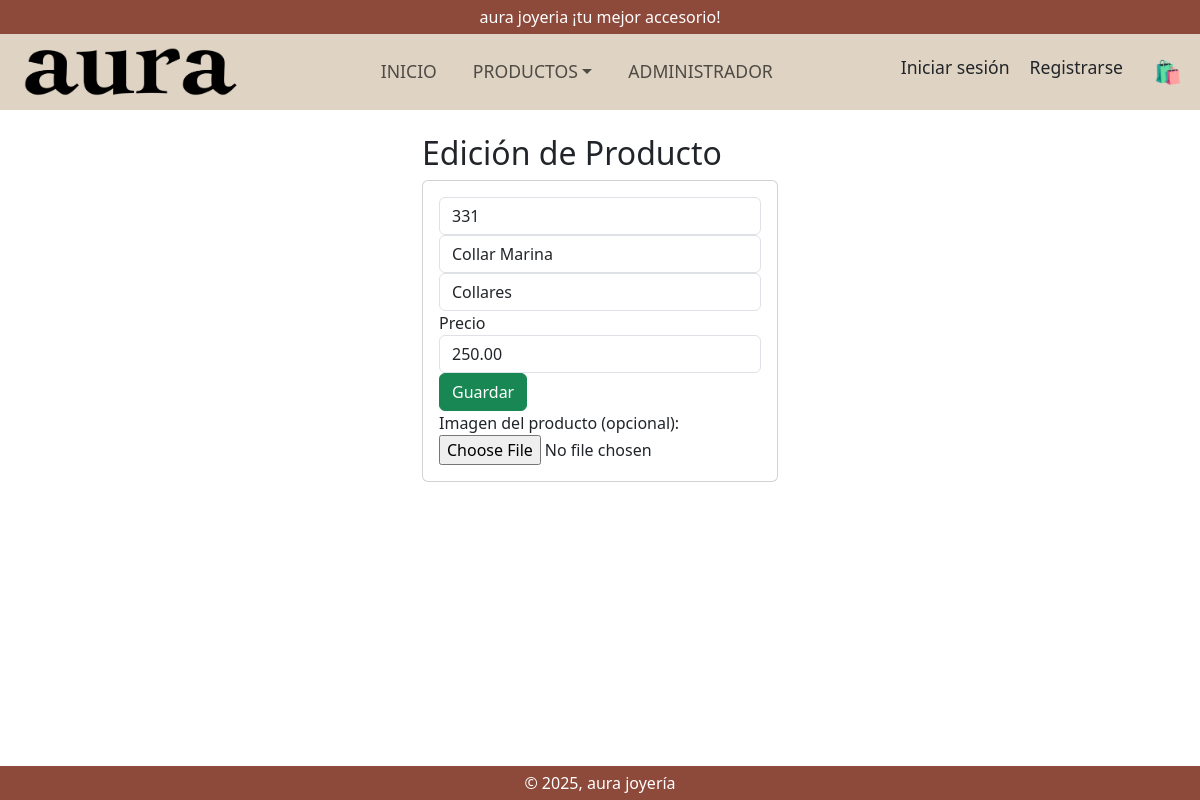
Page /edicionProducto/331 on the committed database.
### Aplicaciones/Gestion/models.py (models this page shows, shortened)
class Productos(models.Model):
    codigo=models.CharField(primary_key=True,max_length=6)
    nombre=models.CharField(max_length=50)
    categoria = models.ForeignKey(Categoria, on_delete=models.CASCADE , default=1)
    imagen = models.ImageField(upload_to='productos/', null=True, blank=True)
    precio = models.DecimalField(max_digits=8, decimal_places=2, default=0.00)

class Categoria(models.Model):
    codigo=models.CharField(primary_key=True,max_length=6, default='DEF001')
    nombre=models.CharField(max_length=50)
    def __str__(self):
        return self.nombre

### Aplicaciones/Gestion/views.py (the view)
# urls.py: path('edicionProducto/<codigo>', views.edicionProducto),
def edicionProducto(request,codigo):
    productos = Productos.objects.get(codigo=codigo)
    return render(request, "edicionProducto.html", {"productos":productos})

### Aplicaciones/Gestion/context_processors.py (called while the page is built)
def categorias_disponibles(request):
    categorias = Categoria.objects.all()
    return {'categorias': categorias}

### Aplicaciones/Gestion/templates/edicionProducto.html (shortened to what this page needs)
{% extends "./base.html"%}
{% block body %}
<div class="row">
    <div class="col-md-4 offset-md-4">
        <h2>Edición de Producto</h2>
        <div class="card">
            <div class="card-body">
                <form action="/editarProducto/" method="POST">{% csrf_token %}
                    <div class="form-group">
                        <input type="text" id="txtcodigo" name="codigo" value="{{productos.codigo}}" class="form-control" placeholder="Código"
                        minlength="1" maxlength="6" readonly required>
                    </div>
                    <div class="form-group">
                        <input type="text" id="txtnombre" name="nombre" value="{{productos.nombre}}"  class="form-control" placeholder="Nombre"
                        minlength="2" maxlength="50" required>
                    </div>
                    <div class="form-group">
                        <input type="text" id="txtcategoria" name="categoria" value="{{productos.categoria}}"  class="form-control" placeholder="Categoria"
                        minlength="3" maxlength="50" required>
                    </div>
                    <div class="form-group">
                        <label for="precio">Precio</label>
                        <input type="number" step="0.01" name="precio" value="{{ productos.precio }}" class="form-control" required>
                      </div>
                    <div class="form-group">
                       <button type="submit" class="btn btn-success btn-block text-white">Guardar</button>
                    </div>
                    <div class="form-group">
                        <label>Imagen del producto (opcional):</label>
                        <input type="file" name="imagen" class="form-control-file" accept="image/*">
                    </div>
                </form>
            </div>
        </div>
    </div>
</div>
{% endblock %}

### Aplicaciones/Gestion/templates/base.html (style rules this page uses)
html, body { height: 100%; margin: 0; padding: 0; }
body { display: flex; flex-direction: column; }

### rows in the picture
Productos: codigo "331", nombre "Collar Marina", categoria "Collares", precio "250.00"
